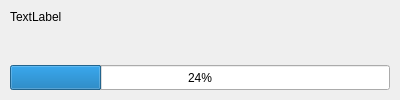
<?xml version="1.0" encoding="UTF-8"?>
<ui version="4.0">
 <class>w_install</class>
 <widget class="QWidget" name="w_install">
  <property name="windowModality">
   <enum>Qt::ApplicationModal</enum>
  </property>
  <property name="geometry">
   <rect>
    <x>0</x>
    <y>0</y>
    <width>400</width>
    <height>100</height>
   </rect>
  </property>
  <property name="minimumSize">
   <size>
    <width>400</width>
    <height>100</height>
   </size>
  </property>
  <property name="maximumSize">
   <size>
    <width>400</width>
    <height>100</height>
   </size>
  </property>
  <property name="windowTitle">
   <string>Updating...</string>
  </property>
  <widget class="QProgressBar" name="progressBar">
   <property name="geometry">
    <rect>
     <x>10</x>
     <y>65</y>
     <width>380</width>
     <height>25</height>
    </rect>
   </property>
   <property name="value">
    <number>24</number>
   </property>
  </widget>
  <widget class="QLabel" name="label">
   <property name="geometry">
    <rect>
     <x>10</x>
     <y>10</y>
     <width>380</width>
     <height>45</height>
    </rect>
   </property>
   <property name="text">
    <string>TextLabel</string>
   </property>
   <property name="alignment">
    <set>Qt::AlignLeading|Qt::AlignLeft|Qt::AlignTop</set>
   </property>
  </widget>
 </widget>
 <resources/>
 <connections/>
</ui>
